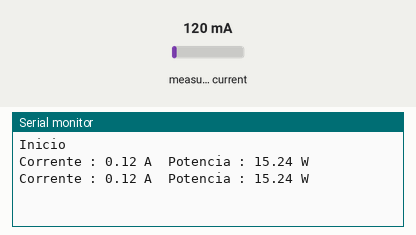
The sketch below on a simulated ESP32. On the bench: the last lines printed to the serial monitor. The inputs (shaded band) are chosen by the test bench; at power-on: measured current 120 mA.

Above: at 2.1 s.
2.2 s: measured current set to 40 mA
At 3.0 s:
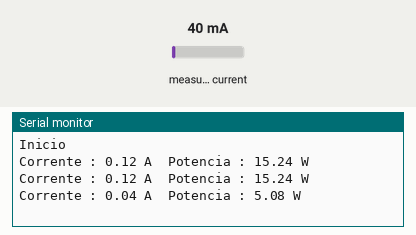
3.8 s: measured current set to 500 mA
At 3.8 s:
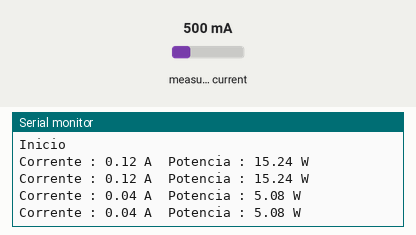
Timing chart, 0 to 6.8 s (numbered marks = the images above; inputs shaded):
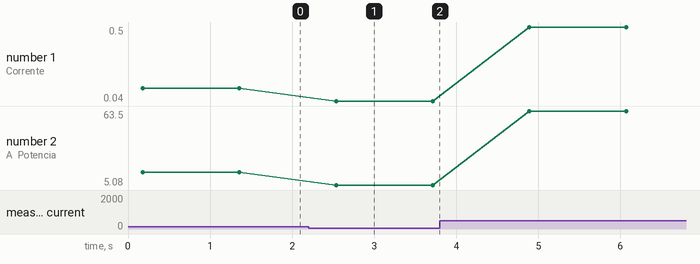

The sketch:

Wattimetro.ino
```cpp
#include "EmonLib.h"

EnergyMonitor emon1;

//Tensao da rede eletrica
int rede = 127.0;

//Pino do sensor SCT
int pino_sct = 1;

void setup()
{
  Serial.begin(9600);
  //Pino, calibracao - Cur Const= Ratio/BurdenR. 1800/62 = 29.
  emon1.current(pino_sct, 29);
 Serial.println("Inicio ");
}

void loop()
{
  //Calcula a corrente
  double Irms = emon1.calcIrms(1480);
  //Mostra o valor da corrente
  Serial.print("Corrente : ");
  Serial.print(Irms); // Irms
  Serial.print(" A ");
  //Calcula e mostra o valor da potencia
  Serial.print(" Potencia : ");
  Serial.print(Irms*rede);
  Serial.println(" W ");
  delay(1000);
}
```

Measured:
- after the input at 2.2 s, the serial monitor: prints a new line after 0.34 s (image 1)
- plotted number 1: 0.12 → 0.04 after the input at 2.2 s, 0.04 → 0.5 after the input at 3.8 s
- plotted number 2: 15.24 → 5.08 after the input at 2.2 s, 5.08 → 63.5 after the input at 3.8 s
